Frame 1 (no input): blank canvas, image omitted
Frame 60 (the mouse pressed at the canvas centre just before this capture): blank canvas, image omitted
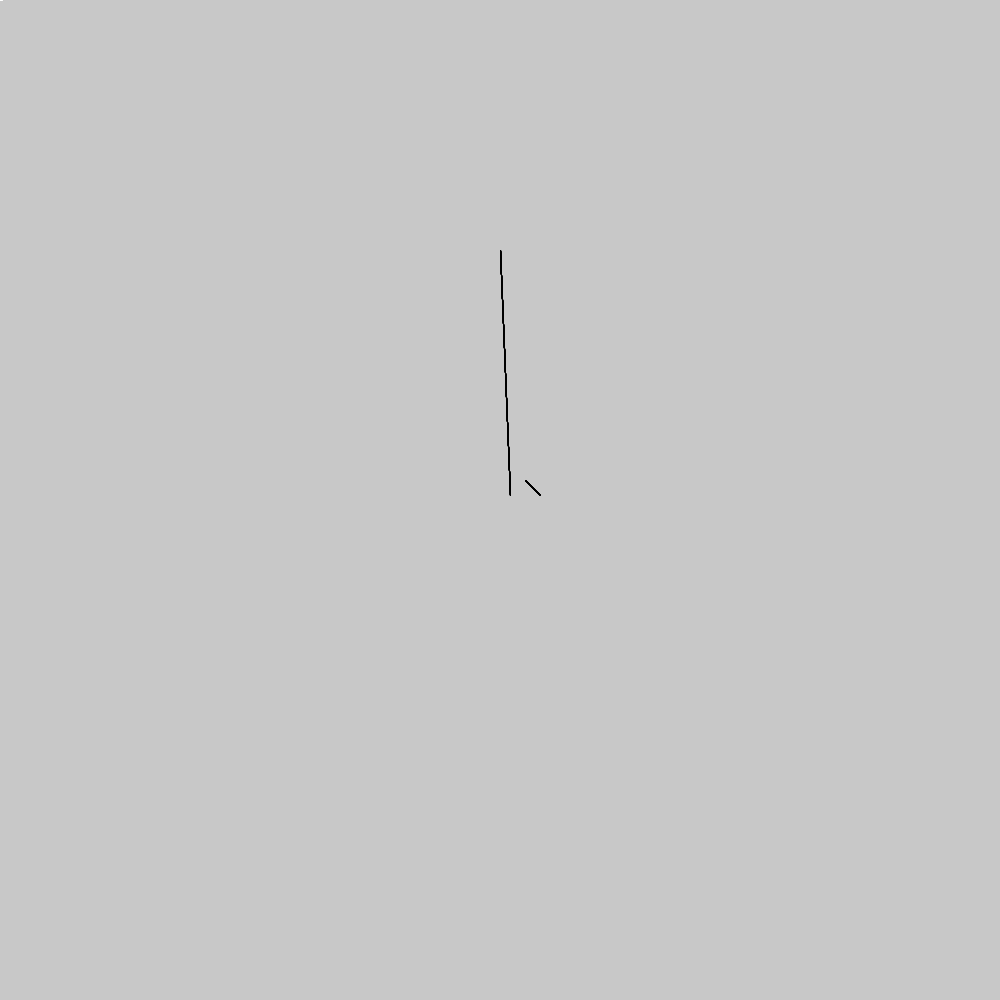
Frame 120 (the mouse held since frame 60 and released just before this capture)

The Processing sketch whose frames 1 and 60 were blank and that drew this single picture after the mouse press (run headless with seeded random() and noise(); from frame 60 on, the mouse is pressed at the canvas centre):

// Processing sketch: processing_47958
// ── processing_47958.pde



void setup()
{
 size(1000,1000); 
background(200);
 stroke(5);

  
}


void draw()

{
  
  float x = mouseX;
float y = mouseY;
    
  line(x*2/2,y/2,x+10,y-5);

     line(x+40,y-5,x+25,y-20);


if (mousePressed == true) {
stroke(0);
  } else {
stroke(255);
  }
  line(x+40,y-5,x+25,y-20);
}
